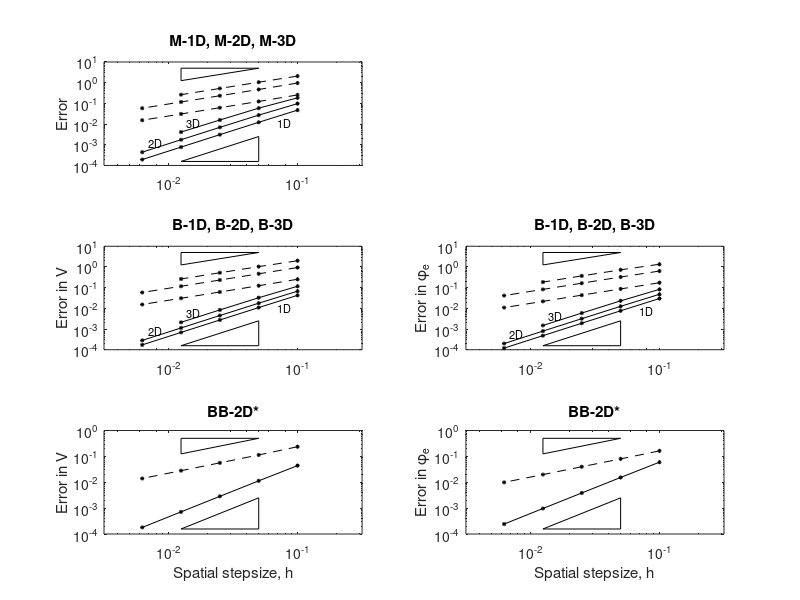

Source code (MATLAB):
function draw_convergence_plots

handle = figure;
hold on;

subplot(3,2,1);
do_one_plot(1);

for i=2:5
  subplot(3,2,i+1);
  do_one_plot(i);
end;



function do_one_plot(index)

mono1 = [0.1, 0.04729256677, 0.2559326838;
0.05, 0.01219747854, 0.1241794945;
0.025, 0.003076150583, 0.06157125564;
0.0125, 0.0007707704265, 0.030719;
0.00625, 0.0001928018545, 0.01535111097;];

mono2 = [0.1, 0.09725475116, 0.9603208893;
0.05, 0.02701293006, 0.4708969787;
0.025, 0.006950391271, 0.2337494882;
0.0125, 0.001750637086, 0.1166425258;
0.00625, 0.0004385267801, 0.05829111062;];

mono3 = [0.1, 0.1850259458, 2.083578;
0.05, 0.05883684687, 1.055421835;
0.025, 0.01571919181, 0.5268933745;
0.0125, 0.004102424571, 0.2632805022;];

bi1 = [0.1, 0.04265058497, 0.2537848512, 0.02988107835, 0.1723212284;
0.05, 0.01089005107, 0.1238652902, 0.00760416821, 0.08669301031;
0.025, 0.002739314674, 0.06153026531, 0.00191092449, 0.04339679202;
0.0125, 0.0006859231324, 0.03071381977, 0.0004783746599, 0.02170398909;
0.00625, 0.000171550361, 0.01535046176, 0.0001196347713, 0.01085267045;];

bi2 = [0.1, 0.06757124444, 0.9378114481, 0.04767141994, 0.6344914118;
0.05, 0.01775058515, 0.4670640583, 0.0125103767, 0.3266563191;
0.025, 0.004496896232, 0.2332270697, 0.00316834263, 0.1644645911;
0.0125, 0.001128029025, 0.1165725359, 0.0007946991365, 0.0823727219;
0.00625, 0.0002822467237, 0.0582810478, 0.0001988392088, 0.04120385967;];

bi3 = [0.1, 0.1167727055, 1.99370425, 0.08253275914, 1.350677342;
0.05, 0.03257310981, 1.037230142, 0.02301724628, 0.7258621174;
0.025, 0.008372181866, 0.5243032404, 0.005915685911, 0.3697861914;
0.0125, 0.00210780985, 0.2629039327, 0.001489328919, 0.1857819454;];

bath2 = [0.1, 0.04404732625, 0.2364742997, 0.05985167155, 0.1633438949;
0.05, 0.01134407088, 0.1137769974, 0.01533843483, 0.08013854566;
0.025, 0.002860772769, 0.05627417462, 0.003864296406, 0.03978798753;
0.0125, 0.0007168090283, 0.02805656314, 0.0009681450983, 0.01984697711;
0.00625, 0.0001793041513, 0.01401773733, 0.0002421824826, 0.009915136989;];


do_mono = (index==1);
do_bi_V = (index==2); 
do_bi_phi_e = (index==3);
do_bath_V = (index==4);
do_bath_phi_e = (index==5);

do_bath = (do_bath_V || do_bath_phi_e);


%% monodomain
if(do_mono)
  dat1 = mono1;
  dat2 = mono2;
  dat3 = mono3;
end;

%% bidomain voltage
if(do_bi_V)
  dat1 = bi1(:,1:3);
  dat2 = bi2(:,1:3);
  dat3 = bi3(:,1:3);
end;

%% bidomain phi_e
if(do_bi_phi_e)
  dat1 = bi1(:,[1,4:5]);
  dat2 = bi2(:,[1,4:5]);
  dat3 = bi3(:,[1,4:5]);
end;

if(~do_bath)

  for ind=2:3
    if(ind==2)
       type = 'k*-';
    else
       type = 'k*--';
    end
    loglog(dat1(:,1), dat1(:,ind), type, 'markersize', 3);
    if(ind==2)
      hold on;
    end;

    loglog(dat2(:,1), dat2(:,ind), type, 'markersize', 3);
    loglog(dat3(:,1), dat3(:,ind), type, 'markersize', 3);

    if(ind==2)
      text(dat1(1,1)*0.7,dat1(1,ind)/4,'1D','fontsize',8);
      text(dat2(5,1)/0.9,dat2(5,ind)*3,'2D','fontsize',8);
      text(dat3(4,1)/0.9,dat3(4,ind)*3,'3D','fontsize',8);
    end;
  end

  ind = 3;
  x1 = dat1(2,1); x2 = dat1(4,1);
  loglog([x1 x2], 100*[x1 x2], 'k');
  loglog([x2 x2 x1], 100*[x2 x1 x1], 'k');
  
  ind = 2;
  x1 = dat1(2,1); x2 = dat1(4,1);
  y1 = dat1(2,ind)*(dat1(2,ind)/dat2(2,ind)); y2 = dat1(3,ind)*(dat1(3,ind)/dat2(3,ind));
  loglog([x1 x2], [x1 x2].^2, 'k');
  loglog([x2 x1 x1], [x2 x2 x1].^2, 'k');

  axis([10^(-2.5) 10^-0.5 1e-4 10^(1)]);
  if(index>3)
    xlabel('Spatial stepsize, h');
  end;

  if(do_mono)
    title('M-1D, M-2D, M-3D');
    ylabel('Error');
  end;
  if(do_bi_V)
    title('B-1D, B-2D, B-3D');
    ylabel('Error in V');
  end;
  if(do_bi_phi_e)
    title('B-1D, B-2D, B-3D');
    ylabel('Error in \phi_e');
  end;
end;


if(do_bath)
  if(do_bath_V) 
    dat = bath2(:,[1,2:3]);
  else
    dat = bath2(:,[1,4:5]);
  end

  loglog(dat(:,1), dat(:,2), 'k*-', 'markersize', 3);
  hold on;
  loglog(dat(:,1), dat(:,3), 'k*--', 'markersize', 3);

  x1 = dat(2,1); x2 = dat(4,1);
  loglog([x1 x2], 10*[x1 x2], 'k');
  loglog([x2 x2 x1], 10*[x2 x1 x1], 'k');

  loglog([x1 x2], [x1 x2].^2, 'k');
  loglog([x2 x1 x1], [x2 x2 x1].^2, 'k');

  axis([10^(-2.5) 10^-0.5 1e-4 10^0]);

  xlabel('Spatial stepsize, h');
  if(do_bath_V)
    title('BB-2D*');
    ylabel('Error in V');
  else
    title('BB-2D*');
    ylabel('Error in \phi_e');
  end;
end;


